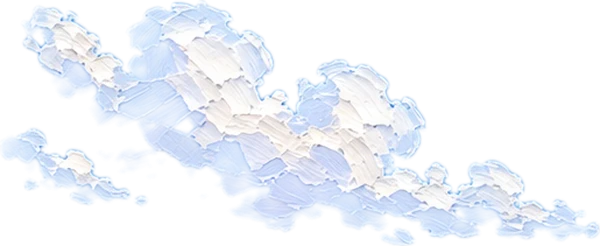
#> input picture .claude/proto/topics/art/cloud-back.webp, 600 x 246 px, found by its file name
$ python hear_ch1.py ../../../hear-v7/media/hero-contact-center-1600.webp
#> lines starting #> are read from the running program, lines starting #| are printed output that depends on the picture
# Chapter 01 of the locked talk: the painted atmosphere behind the three.js particles. Low draft first, max after a look.
# PAID with --send draft|final. Key from OPENAI_API_KEY, never printed or written. No talk text in any prompt.
import base64, json, sys, threading, urllib.request, urllib.error
from pathlib import Path
from PIL import Image, ImageDraw, ImageFilter
import descent_draft as D
HERE = Path(__file__).resolve().parent; OUT = HERE / "out_hear_ch1"; LOG = OUT / "log.jsonl"; REPO = D.REPO
ART = REPO / ".claude/review/proto/topics/art"
REF_A = REPO / "hear-v7/media/hero-contact-center-1600.webp"; REF_B = REPO / "img/me-v7-studio-b-1920.webp"
SIZES = {"draft": ("1200x1104", "low"), "final": ("1600x1472", "max")}
def guide():
    """The visible box of the slide's painting (1180 x 1080 canvas px), scaled to 1200 x 1104. The calls' 13 spheres fill a disc
    centred at (440, 548), radius 340: that disc must be open, rich mid-azure sky, with nothing white in it."""
    OUT.mkdir(parents=True, exist_ok=True); W, H = 1200, 1104; k = W / 1180
    g = Image.new("RGB", (W, H)); px = g.load()
#> after `g = Image.new('RGB', (W, H))`: g: PIL image 1200x1104 RGB; every value is 0
    cx, cy, R = 440 * k, 548 * k, 340 * k
    for y in range(H):
        for x in range(W):
            d = ((x - cx) ** 2 + (y - cy) ** 2) ** .5 / R
            t = y / H
            deep, mid, pale = (0x24, 0x6c, 0xbe), (0x3b, 0x8e, 0xd3), (0x9c, 0xc8, 0xee)
            base = tuple(deep[i] + (pale[i] - deep[i]) * min(1, max(0, (t - .1) * 1.1)) for i in range(3))
            w = max(0, min(1, 1.25 - d))          # inside the disc: rich mid azure
            px[x, y] = tuple(round(base[i] * (1 - w) + mid[i] * w) for i in range(3))
    def put(name, x, y, w, flip=False):
#> called with name = 'cloud-back.webp', x = -90, y = -70, w = 640, flip = False
        im = Image.open(ART / name).convert("RGBA")
#> im is the input picture: PIL image 600x246 RGBA; mean R, G, B, A 94.6, 107, 123.8, 79.5
        if flip: im = im.transpose(Image.FLIP_LEFT_RIGHT)
        h = round(im.height * w / im.width); im = im.resize((w, h), Image.LANCZOS); g.paste(im, (x, y), im)
#> after `h = round(im.height * w / im.width)`: h = 262
    put("cloud-back.webp", -90, -70, 640); put("cloud-back.webp", 820, -40, 420, True)
#> call 2 of put, with name = 'cloud-back.webp', x = 820, y = -40, w = 420, flip = True
#> in put (call 2), `if flip: im = im.transpose(Image.FLIP_LEFT_RIGHT)`:
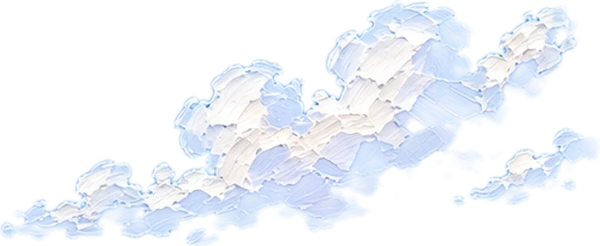
#> im: PIL image 600x246 RGBA; mean R, G, B, A 94.6, 107, 123.8, 79.5; transparent parts drawn white
    hz = H - 96
    d = ImageDraw.Draw(g); d.rectangle((0, hz, W, H), fill=(0xd0, 0xe3, 0xf3))
    put("cloud-front.webp", -40, hz - 130, 520); put("cloud-front.webp", 760, hz - 120, 480, True)
#> call 3 of put, with name = 'cloud-front.webp', x = -40, y = 878, w = 520, flip = False
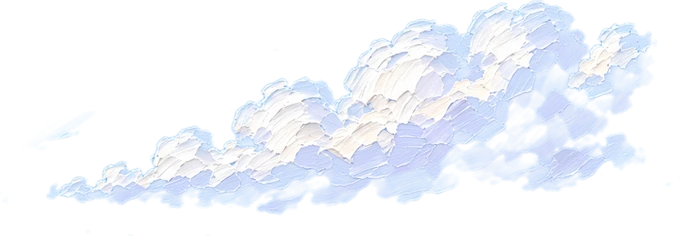
#> input picture .claude/proto/topics/art/cloud-front.webp, 680 x 236 px, found by its file name
#> in put, im is the input picture: PIL image 680x236 RGBA; mean R, G, B, A 96.3, 107.4, 122.4, 75.7
#> call 4 of put, with name = 'cloud-front.webp', x = 760, y = 888, w = 480, flip = True
#> in put (call 4), `if flip: im = im.transpose(Image.FLIP_LEFT_RIGHT)`:
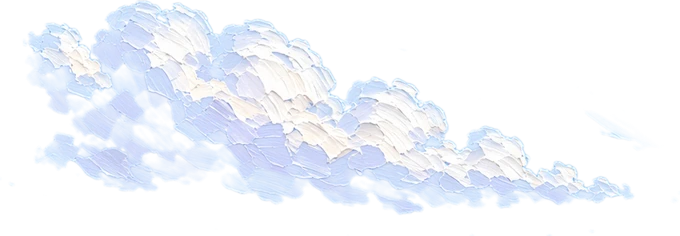
#> im: PIL image 680x236 RGBA; mean R, G, B, A 96.3, 107.4, 122.4, 75.7; transparent parts drawn white
    city = Image.open(ART / "city.webp").convert("RGBA")
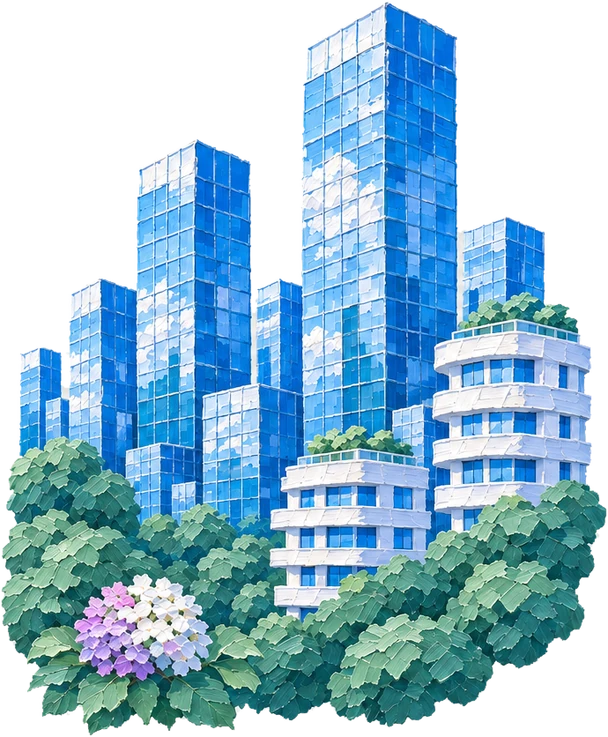
#> input picture .claude/proto/topics/art/city.webp, 608 x 737 px, found by its file name
#> city is the input picture: PIL image 608x737 RGBA; mean R, G, B, A 72.8, 112.9, 133.1, 168.1
    for i, x in enumerate(range(-50, W + 50, 150)):
        cw = 230; c = city.resize((cw, round(city.height * (0.30 + 0.07 * (i % 3)) * cw / city.width))); g.paste(c, (x, hz - c.height + 16), c)
#> this loop made 9 passes
#> pass 1, in guide, `c = city.resize((cw, round(city.height * (0.3 + 0.07 * (i % 3)) * cw /`:
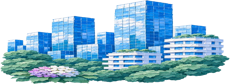
#> c: PIL image 230x84 RGBA; mean R, G, B, A 69.8, 110.4, 130.6, 168; transparent parts drawn white
#> pass 3, in guide, `c = city.resize((cw, round(city.height * (0.3 + 0.07 * (i % 3)) * cw /`:
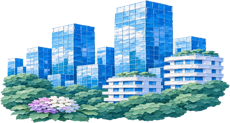
#> c: PIL image 230x123 RGBA; mean R, G, B, A 69.3, 109.6, 129.7, 168.1; transparent parts drawn white
#> after the loop:
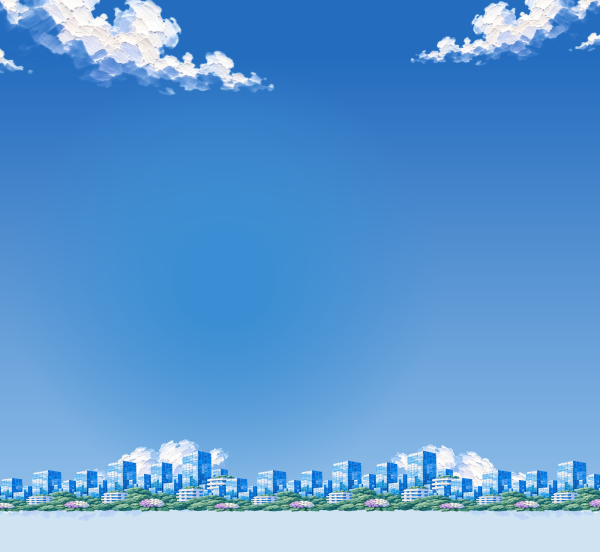
#> g: PIL image 1200x1104 RGB (shown at 1/2 size); mean R, G, B 94, 153.7, 211.6
    g.save(OUT / "guide.png"); return OUT / "guide.png"
PROMPT = "\n\n".join([
  "It must look as if the same painter made it on the same day as the SECOND and THIRD reference images.",
  "The FIRST reference image is the LAYOUT of this picture, a rough sheet: keep every cloud where it is and about the size it is, keep the "
  "band of distant city along the bottom where it is, standing on a hazy pale horizon that runs across the whole width, and keep the large round "
  "area of rich mid-azure sky in the middle of the picture exactly where it is, with no cloud inside it; repaint all of it as one finished painting. THE PICTURE: a wide view of Hear's sky over the glass city on a bright late morning. "
  "The sky is built from broad visible knife strokes in several blues, deep cobalt in the top left corner, turning pale and luminous, "
  "almost white-blue, toward the horizon and across the open middle. Thick sculpted cumulus with sunlit tops and pale blue and lilac "
  "shadows: a bank across the top, a second one at the top right, and two masses resting on the horizon behind the city, one on each side. Along the bottom, far away and small, the glass city: blue glass towers and white blocks with tiny windows, tree crowns, "
  "softened by distance and light haze. The middle of the picture is open sky in a rich, even mid-azure, painted in long, broad, soft-edged "
  "knife strokes that melt into each other, a deep luminous blue against which many small points of white light could float and stay clear.",
  "TECHNIQUE: a real impasto oil painting, thick opaque paint laid with a palette knife and flat brushes in thousands of small, crisp, "
  "confident strokes; every stroke a distinct plane of colour with a sharp edge and a slight ridge of paint; clearly hand-painted at every "
  "scale. Not a digital illustration, not anime, not vector, no outlines, no canvas weave, no cracks, no stripes, no blur, no photo realism.",
  "COLOURS: sky cobalt-azure #3b8ed3 with #2a78c6 and #6cb4ec strokes, pale toward #dcebf8; clouds crisp white with pale blue and lilac "
  "shadows; city blue glass and cool white; trees cool emerald #43765d. FORBIDDEN: yellow, yellow-green, olive, golden or warm light, "
  "orange, beige, sunset tones, black.",
  "Bright light from the left. No text, no letters, no numbers, no logos, no people, no birds, no dots or particles."])
def send(stage, key):
    size, q = SIZES[stage]
    refs = [OUT / "guide.png", REF_A, REF_B] + ([OUT / "draft.png"] if stage == "final" else [])
    prompt = PROMPT + ("\n\nThe LAST reference image is the small sketch of this very picture: keep its composition and colours exactly and repaint it large." if stage == "final" else "")
    files = []
    for i, r in enumerate(refs, 1):
        mime = {"png": "image/png", "webp": "image/webp"}[r.suffix.lstrip(".")]; files.append(("image[]", f"reference{i}{r.suffix}", mime, r.read_bytes()))
    body, ctype = D._multipart([("model", D.MODEL), ("prompt", prompt), ("size", size), ("quality", q), ("n", "1")], files)
    req = urllib.request.Request(D.ENDPOINT, data=body, method="POST", headers={"Authorization": "Bearer " + key, "Content-Type": ctype})
    try:
        with urllib.request.urlopen(req, timeout=1200) as r: raw = r.read()
    except urllib.error.HTTPError as e:
        print("REFUSED", e.code, D._scrub(e.read().decode("utf-8", "replace")[:300], key)); return
    a = json.loads(raw); (OUT / f"{stage}.png").write_bytes(base64.b64decode(a["data"][0]["b64_json"]))
    o, i = D.cost_of(a.get("usage") or {}); print(stage, "saved $%.4f" % (o + i))
    with open(LOG, "a") as f: f.write(json.dumps({"stage": stage, "cost_usd": round(o + i, 4)}) + "\n")
if __name__ == "__main__":
    import re; mine = PROMPT.split('\n\n')[1]; assert not re.search(D.BANNED_IN_MY_BLOCKS, mine, flags=re.I), re.search(D.BANNED_IN_MY_BLOCKS, mine, flags=re.I).group(0)
    guide()
    if "--send" in sys.argv: send(sys.argv[sys.argv.index("--send") + 1], D._key())
